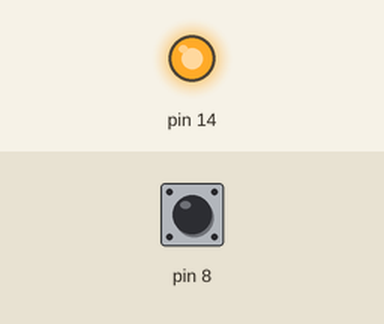
This sketch was run on a simulated Arduino Uno, built with avr-gcc and run on an emulated ATmega328P. On the bench: output pins drawn as LEDs (lit = HIGH). The inputs (shaded band) are chosen by the test bench; at power-on: pin 8 HIGH.

Above: at 0.8 s.
0.9 s: pin 8 pulled LOW for 0.15 s
At 1.3 s:
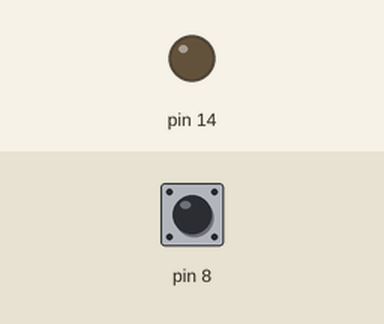
2.5 s: pin 8 pulled LOW for 1 s
At 3.7 s:
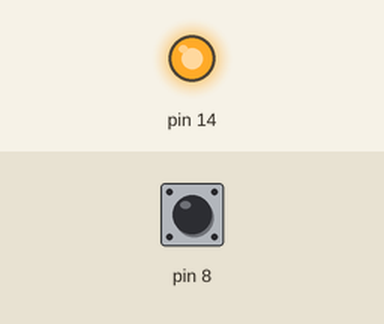
5.0 s: pin 8 pulled LOW for 3.2 s
At 5.6 s:
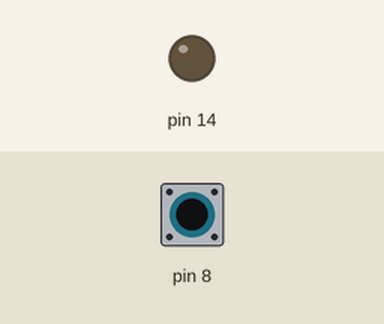
Timing chart, 0 to 8.0 s (numbered marks = the images above; inputs shaded):
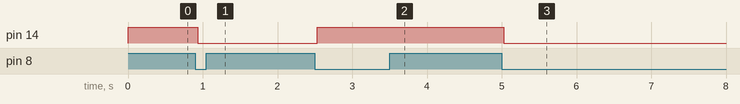

Measured:
- after the input at 0.9 s, pin 14: HIGH → LOW at once
- after the input at 2.5 s, pin 14: LOW → HIGH at once
- after the input at 5.0 s, pin 14: HIGH → LOW at once

The sketch:

example-3.ino
```cpp
#define F_CPU 16000000UL


#define PIN_SET(REG, PIN)       REG |= (1 << PIN)
#define PIN_UNSET(REG, PIN)     REG &= ~(1 << PIN)
#define PIN_TOGGLE(REG, PIN)    REG ^= (1 << PIN)
#define PIN_READ(REG, PIN)      ((REG & (1 << PIN)) >> PIN)


#include <avr/io.h>
#include <util/delay.h>

int main(void) {
  PIN_UNSET(DDRB, PB0);
  PIN_SET(PORTB, PB0);

  PIN_SET(DDRC, PC0);
  PIN_SET(PORTC, PC0);

  uint8_t prevState = 1;

  while (1) {
    uint8_t currentState = PIN_READ(PINB, PB0);

    if (currentState != prevState) {
      _delay_ms(30);

      if (currentState == 0) {
        PIN_TOGGLE(PORTC, PORTC0);
      }

      prevState = currentState;
    }
  }
}
```
